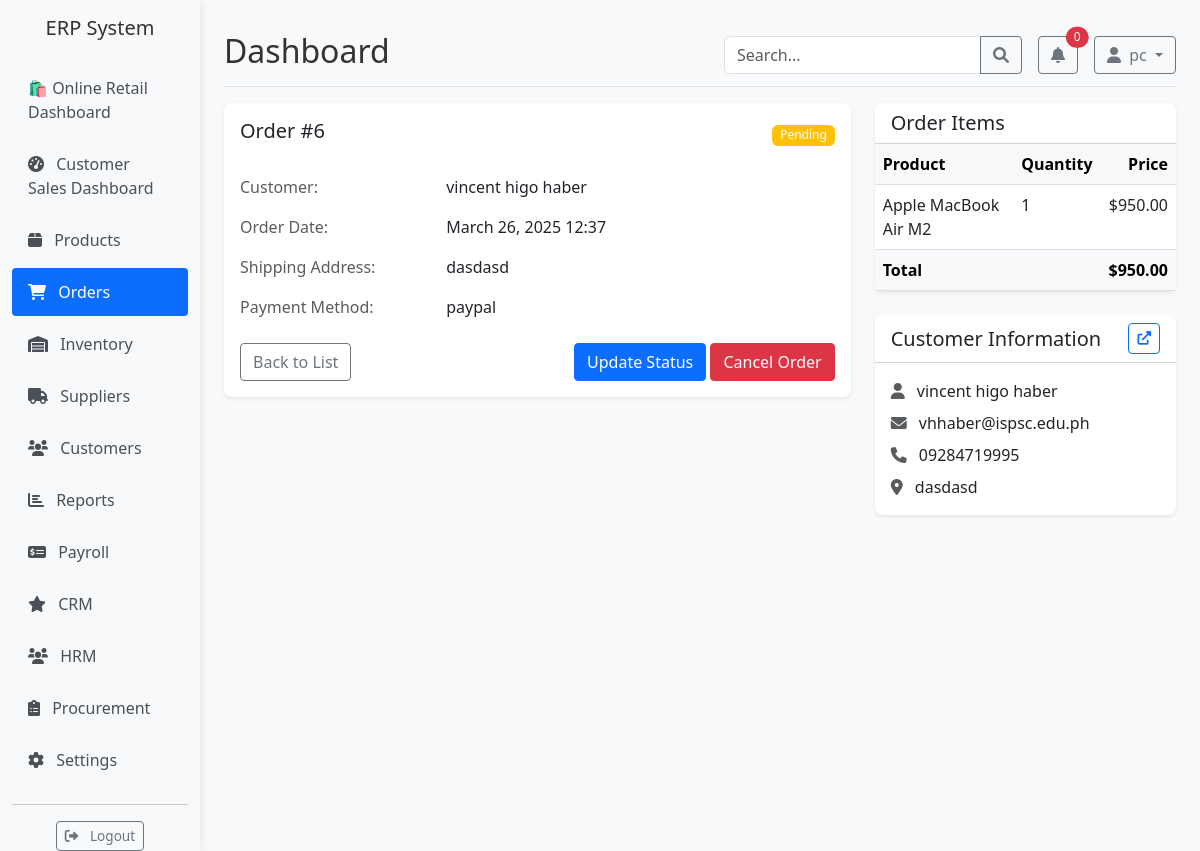
Page /dashboard/orders/6/ (signed in) on the committed database.
### shop/models.py (models this page shows, shortened)
class Order(models.Model):
    STATUS_CHOICES = (
        ('pending', 'Pending'),
        ('processing', 'Processing'),
        ('packed', 'Packed'),
        ('shipped', 'Shipped'),
        ('out_for_delivery', 'Out for Delivery'),
        ('delivered', 'Delivered'),
        ('cancelled', 'Cancelled'),
    )
    customer = models.ForeignKey(Customer, on_delete=models.CASCADE, related_name='orders')
    status = models.CharField(max_length=20, choices=STATUS_CHOICES, default='pending')
    order_date = models.DateTimeField(default=timezone.now)
    shipping_address = models.TextField()
    payment_method = models.CharField(max_length=50)
    total_amount = models.DecimalField(max_digits=10, decimal_places=2)
    tracking_number = models.CharField(max_length=100, blank=True, null=True)
    tracking_url = models.URLField(blank=True, null=True)
    delivery_partner = models.CharField(max_length=100, blank=True, null=True)
    estimated_delivery = models.DateField(blank=True, null=True)
    last_updated = models.DateTimeField(auto_now=True)
    notes = models.TextField(blank=True, null=True)
    qr_code = models.ImageField(upload_to='order_qr_codes/', blank=True, null=True)

class Customer(models.Model):
    user = models.OneToOneField(User, on_delete=models.SET_NULL, null=True, blank=True, related_name='customer')
    name = models.CharField(max_length=100)
    email = models.EmailField(unique=True)
    phone = models.CharField(max_length=20, blank=True, null=True)
    address = models.TextField(blank=True, null=True)
    loyalty_points = models.PositiveIntegerField(default=0)
    created_at = models.DateTimeField(auto_now_add=True)

class OrderItem(models.Model):
    order = models.ForeignKey(Order, on_delete=models.CASCADE, related_name='items')
    product = models.ForeignKey(Product, on_delete=models.CASCADE)
    quantity = models.PositiveIntegerField()
    price = models.DecimalField(max_digits=10, decimal_places=2)

class Product(models.Model):
    name = models.CharField(max_length=100)
    description = models.TextField(blank=True, null=True)
    category = models.ForeignKey(Category, on_delete=models.SET_NULL, null=True, related_name='products')
    price = models.DecimalField(max_digits=10, decimal_places=2)
    cost_price = models.DecimalField(max_digits=10, decimal_places=2, blank=True, null=True)
    stock = models.PositiveIntegerField(default=0)
    reorder_level = models.PositiveIntegerField(default=10)
    supplier = models.ForeignKey(Supplier, on_delete=models.SET_NULL, null=True, blank=True, related_name='products')
    image = models.ImageField(upload_to='products/', blank=True, null=True)
    created_at = models.DateTimeField(auto_now_add=True)
    updated_at = models.DateTimeField(auto_now=True)

### shop/views.py (the view)
# urls.py: path('orders/<int:pk>/', views.order_detail, name='order_detail'),
@login_required
def order_detail(request, pk):
    order = get_object_or_404(Order, pk=pk)
    order_items = order.items.all()
    context = {
        'order': order,
        'order_items': order_items,
    }
    return render(request, 'orders/detail.html', context)

### shop/templatetags/shop_tags.py (called while the page is built)
@register.simple_tag
def order_status_badge(status):
    badge_classes = {
        'pending': 'bg-warning',
        'processing': 'bg-info',
        'shipped': 'bg-primary',
        'delivered': 'bg-success',
        'cancelled': 'bg-danger'
    }
    badge_class = badge_classes.get(status, 'bg-secondary')
    return mark_safe(f'<span class="badge {badge_class}">{status.title()}</span>')

@register.filter
def currency(value):
    try:
        return f"${value:.2f}"
    except (ValueError, TypeError):
        return "$0.00"

### templates/orders/detail.html (shortened to what this page needs)
{% extends 'base.html' %}
{% load crispy_forms_tags %}
{% load shop_tags %}
{% block content %}
<div class="container-fluid px-0">
    <div class="row">
        <div class="col-md-8">
            <div class="card border-0 shadow-sm">
                <div class="card-body">
                    {% if order %}
                        <div class="d-flex justify-content-between align-items-center mb-4">
                            <h5 class="card-title">Order #{{ order.id }}</h5>
                            {% order_status_badge order.status %}
                        </div>
                        {% if form %}
                            <form method="post">
                                {% csrf_token %}
                                {{ form|crispy }}
                                <div class="mt-4 d-flex justify-content-between">
                                    <a href="{% url 'shop:order_list' %}" class="btn btn-outline-secondary">Cancel</a>
                                    <button type="submit" class="btn btn-primary">Update Order</button>
                                </div>
                            </form>
                        {% else %}
                            <div class="row mb-3">
                                <div class="col-md-4 text-muted">Customer:</div>
                                <div class="col-md-8">{{ order.customer.name }}</div>
                            </div>
                            <div class="row mb-3">
                                <div class="col-md-4 text-muted">Order Date:</div>
                                <div class="col-md-8">{{ order.order_date|date:"F d, Y H:i" }}</div>
                            </div>
                            <div class="row mb-3">
                                <div class="col-md-4 text-muted">Shipping Address:</div>
                                <div class="col-md-8">{{ order.shipping_address }}</div>
                            </div>
                            <div class="row mb-3">
                                <div class="col-md-4 text-muted">Payment Method:</div>
                                <div class="col-md-8">{{ order.payment_method }}</div>
                            </div>
                            <div class="mt-4 d-flex justify-content-between">
                                <a href="{% url 'shop:order_list' %}" class="btn btn-outline-secondary">Back to List</a>
                                <div>
                                    <a href="{% url 'shop:order_update' order.id %}" class="btn btn-primary">Update Status</a>
                                    {% if order.status != 'cancelled' and order.status != 'delivered' %}
                                    <a href="{% url 'shop:order_cancel' order.id %}" class="btn btn-danger">Cancel Order</a>
                                    {% endif %}
                                </div>
                            </div>
                        {% endif %}
                    {% endif %}
                </div>
            </div>
        </div>
        <div class="col-md-4">
            {% if order %}
                <div class="card border-0 shadow-sm mb-4">
                    <div class="card-header bg-white">
                        <h5 class="mb-0">Order Items</h5>
                    </div>
                    <div class="card-body p-0">
                        <table class="table mb-0">
                            <thead class="table-light">
                                <tr>
                                    <th>Product</th>
                                    <th>Quantity</th>
                                    <th class="text-end">Price</th>
                                </tr>
                            </thead>
                            <tbody>
                                {% for item in order_items %}
                                    <tr>
                                        <td>{{ item.product.name }}</td>
                                        <td>{{ item.quantity }}</td>
                                        <td class="text-end">{{ item.price|currency }}</td>
                                    </tr>
                                {% empty %}
                                    <tr>
                                        <td colspan="3" class="text-center py-3">No items in this order</td>
                                    </tr>
                                {% endfor %}
                            </tbody>
                            <tfoot class="table-light">
                                <tr>
                                    <th colspan="2">Total</th>
                                    <th class="text-end">{{ order.total_amount|currency }}</th>
                                </tr>
                            </tfoot>
                        </table>
                    </div>
                </div>
                <div class="card border-0 shadow-sm">
                    <div class="card-header bg-white d-flex justify-content-between align-items-center">
                        <h5 class="mb-0">Customer Information</h5>
                        <a href="{% url 'shop:customer_detail' order.customer.id %}" class="btn btn-sm btn-outline-primary">
                            <i class="fas fa-external-link-alt"></i>
                        </a>
                    </div>
                    <div class="card-body">
                        <p class="mb-2">
                            <i class="fas fa-user me-2 text-muted"></i> {{ order.customer.name }}
                        </p>
                        <p class="mb-2">
                            <i class="fas fa-envelope me-2 text-muted"></i> {{ order.customer.email }}
                        </p>
                        {% if order.customer.phone %}
                        <p class="mb-2">
                            <i class="fas fa-phone me-2 text-muted"></i> {{ order.customer.phone }}
                        </p>
                        {% endif %}
                        {% if order.customer.address %}
                        <p class="mb-0">
                            <i class="fas fa-map-marker-alt me-2 text-muted"></i> {{ order.customer.address }}
                        </p>
                        {% endif %}
                    </div>
                </div>
            {% endif %}
        </div>
    </div>
</div>
{% endblock %}

### templates/components/header.html (shortened to what this page needs)
<header class="d-flex justify-content-between flex-wrap flex-md-nowrap align-items-center pt-3 pb-2 mb-3 border-bottom">
    <h1 class="h2">{% block header_title %}Dashboard{% endblock %}</h1>
    <div class="d-flex align-items-center">
        <form class="me-3 d-none d-md-flex" action="{% block search_url %}{% endblock %}" method="GET">
            <div class="input-group">
                <input type="text" class="form-control" name="search" placeholder="Search..."
                       value="{{ search_query|default:'' }}">
                <button class="btn btn-outline-secondary" type="submit">
                    <i class="fas fa-search"></i>
                </button>
            </div>
        </form>
        <div class="dropdown me-3">
            <a class="btn btn-outline-secondary position-relative" href="#" role="button" id="notificationsDropdown"
               data-bs-toggle="dropdown" aria-expanded="false">
                <i class="fas fa-bell"></i>
                <span class="position-absolute top-0 start-100 translate-middle badge rounded-pill bg-danger">
                    {{ low_stock_count|default:'0' }}
                </span>
            </a>
        </div>
        <div class="dropdown">
            <a class="btn btn-outline-secondary dropdown-toggle" href="#" role="button" id="userDropdown"
               data-bs-toggle="dropdown" aria-expanded="false">
                <i class="fas fa-user me-1"></i>
                {{ request.user.username }}
            </a>
        </div>
    </div>
</header>

### static/css/main.css (style rules this page uses)
body { font-family: 'Segoe UI', Tahoma, Geneva, Verdana, sans-serif; background-color: #f8f9fa; color: #333; }
a { text-decoration: none; }
.container-fluid { max-width: 1600px; }
.card { border-radius: 0.5rem; box-shadow: 0 0.125rem 0.25rem rgba(0, 0, 0, 0.075); transition: transform 0.3s ease; }
.card-header { border-top-left-radius: 0.5rem !important; border-top-right-radius: 0.5rem !important; }
.table th { font-weight: 600; }
.btn { border-radius: 0.25rem; font-weight: 500; }
.btn-group-sm > .btn, .btn-sm { padding: 0.25rem 0.5rem; font-size: 0.85rem; }
.badge { font-weight: 500; padding: 0.35em 0.65em; }

### rows in the picture
Order: id "6", status "Pending", customer.name "vincent higo haber", order_date "March 26, 2025 12:37", shipping_address "dasdasd", payment_method "paypal", total_amount "$950.00", customer.email "vhhaber@ispsc.edu.ph", customer.phone "09284719995", customer.address "dasdasd"
OrderItem: product.name "Apple MacBook Air M2", quantity "1", price "$950.00"

### other values in the picture
{{ low_stock_count|default:'0' }} "0"
{{ request.user.username }} "pc"
